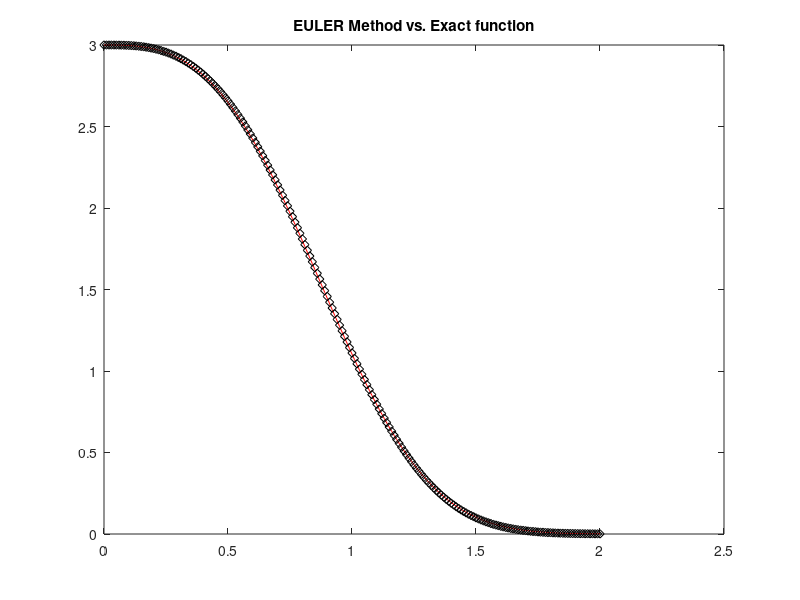
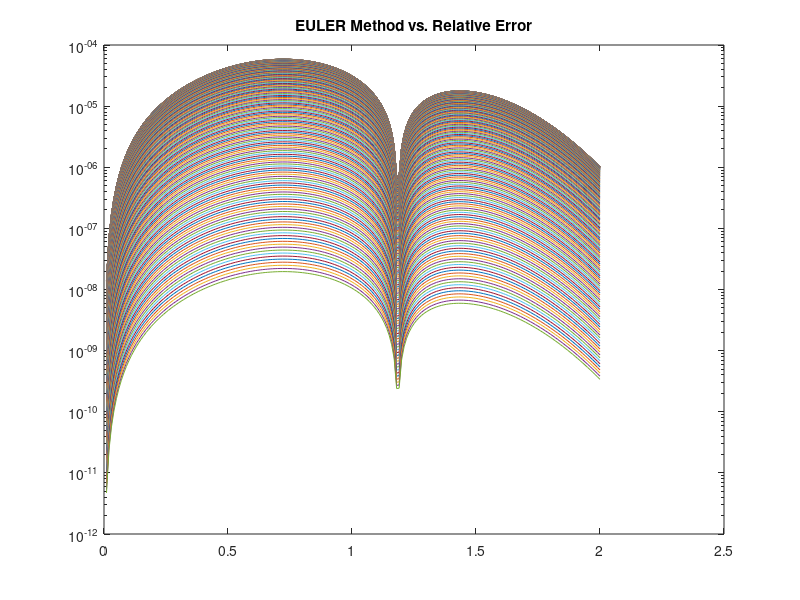
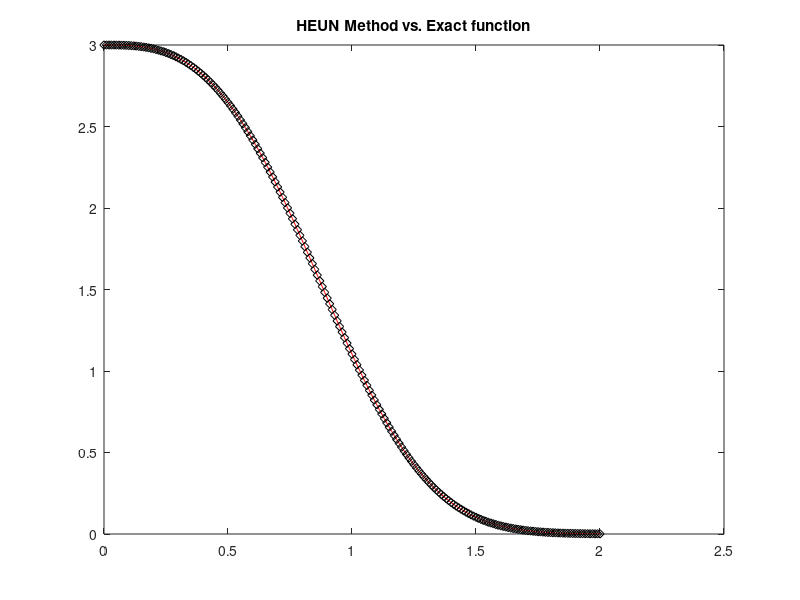
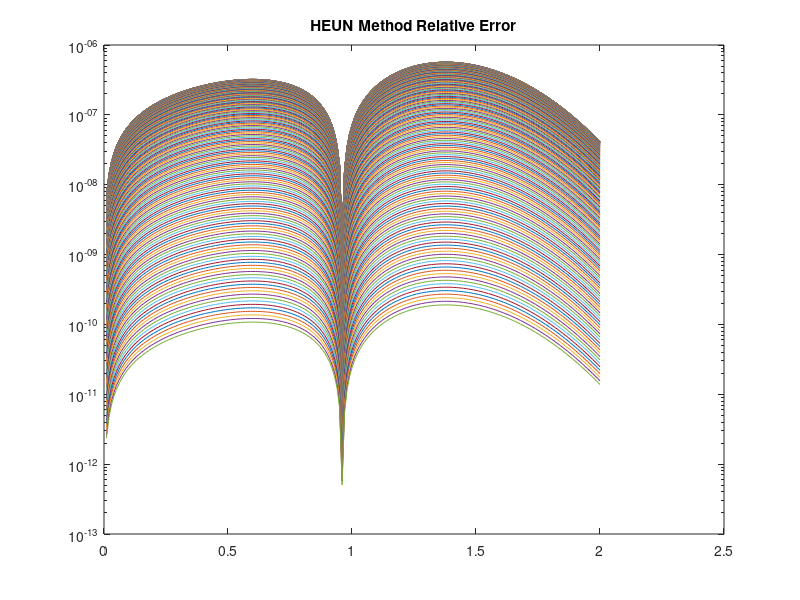

Write the MATLAB code that produced these figures, in order.
            % Numerical Solutions of ODEs
            % Forward Euler Method
clc
clear all
close all
format long

f = @(t,y) -3* t.^2.* y;
yex = @(t) 3* exp(-t.^3);

y0 = 3;
T = 2;
h = 0.01;
N = T/ h;

tn = zeros(N+1,1);
un = zeros(N+1,1);
un(1,1) = y0;

for k = 1:N
    un(k+1,1) = un(k,1) + h * f( tn(k,1),un(k,1) );
    tn(k+1,1) = tn(k,1) + h;
end



            % Plotting Euler Method approximation vs the Exact answer
tmesh = [0: 0.01: T]';
figure(1)
plot(tmesh, yex(tmesh), 'r', tn, un, 'kd')
title("EULER Method vs. Exact function")

            % Absolute and Relatve Errors on the Interval

abs_err_EULER = abs( yex(tn) - un );
rel_err_EULER = abs_err_EULER/ yex(tn);

figure(2)
semilogy(tn,rel_err_EULER)
title("EULER Method vs. Relative Error")

            % Absolute and Relative Errors at Final Time

abs_error_endpoint_EULER = abs( yex(tn(end)) - un(end) )
rel_error_endpoint_EULER = abs( yex(tn(end)) - un(end)) / abs( yex( tn(end) ) )


            % Absolute and Relative Maximum Norm on the Interval

abs_err_Norminf_EULER = norm( abs_err_EULER, inf )
rel_err_Norminf_EULER = norm( abs_err_EULER, inf ) / norm( yex(tn),inf )


%%
            % Heun Method
% clear all
% close all
% format long

f = @(t,y) -3* t.^2.* y;
yex = @(t) 3* exp(-t.^3);

y0 = 3;
T = 2;
h = 0.01;
N = T/ h;

tn = zeros(N+1,1);
un = zeros(N+1,1);
un(1,1) = y0;

for k = 1:N
    tn(k+1, 1) = tn(k,1) + h;
    f1 = f( tn(k,1), un(k,1) );
    f2 = f( tn(k+1,1), un(k,1)+ h*f1);
    un(k+1,1) = un(k,1) + 0.5* h* (f1+f2);
end




            % Plotting HEUN Method approximation vs the Exact answer
tmesh = [0: 0.01: T]';
figure(3)
plot(tmesh, yex(tmesh), 'r', tn, un, 'kd')
title("HEUN Method vs. Exact function")


            % Absolute and Relatve Errors on the Interval

abs_err_HEUN = abs( yex(tn) - un );
rel_err_HEUN = abs_err_HEUN/ yex(tn);

figure(4)
semilogy(tn,rel_err_HEUN)
title("HEUN Method Relative Error")


            % Absolute and Relative Errors at Final Time

abs_error_endpoint_HEUN = abs( yex(tn(end)) - un(end) )
rel_error_endpoint_HEUN = abs( yex(tn(end)) - un(end)) / abs( yex( tn(end) ) )


            % Absolute and Relative Maximum Norm on the Interval

abs_err_Norminf_HEUN = norm( abs_err_HEUN, inf )
rel_err_Norminf_HEUN = norm( abs_err_HEUN, inf ) / norm( yex(tn),inf )


%%
            % Leapfrog Method with Initial Conditions from Heun Method

% clear all
% close all
% format long

f = @(t,y) -3* t.^2.* y;
yex = @(t) 3* exp(-t.^3);

y0 = 3;
T = 2;
h = 0.01;
N = T/ h;

tn = zeros(N+1,1);
un = zeros(N+1,1);

un(1,1) = y0;
tn(1,1) = 0; 
tn(2,1) = h;


f1= f(tn(1,1),un(1,1));
f2= f(tn(2,1), un(1,1)+h*f1);
un(2,1) = un(1,1) + 0.5 * h * (f1+f2);


for k = 2:N
    tn(k+1, 1)=tn(k, 1) + h;
    un(k+1, 1)=un(k-1, 1) + 2*h*f(tn(k,1),un(k,1));
end

            % Plotting LEAPFROG Method approximation vs the Exact answer
figure(5)
tmesh = [0: 0.01: T]';
plot(tmesh,yex(tmesh),'r',tn,un,'ko')
title("Leapfrog Method vs. Exact function")

            % Absolute and Relatve Errors on the Interval

abs_err_LEAPFROG = abs( yex(tn) - un );
rel_err_LEAPFROG = abs_err_LEAPFROG/ yex(tn);

figure(6)
semilogy(tn,rel_err_LEAPFROG)
title("LEAPFROG Method vs. Relative Error")

            % Absolute and Relative Errors at Final Time

abs_error_endpoint_LEAPFROG = abs( yex(tn(end)) - un(end) )
rel_error_endpoint_LEAPFROG = abs( yex(tn(end)) - un(end)) / abs( yex( tn(end) ) )


            % Absolute and Relative Maximum Norm on the Interval

abs_err_Norminf_LEAPFROG = norm( abs_err_LEAPFROG, inf )
rel_err_Norminf_LEAPFROG = norm( abs_err_LEAPFROG, inf ) / norm( yex(tn),inf )



%%
            % Leapfrog Method with Initial Conditions from Forward Euler Method

% clear all
% close all
% format long

f = @(t,y) -3* t.^2.* y;
yex = @(t) 3* exp(-t.^3);

y0 = 3;
T = 2;
h = 0.01;
N = T/ h;

tn = zeros(N+1,1);
un = zeros(N+1,1);

un(1,1) = y0;
tn(1,1) = 0; 
tn(2,1) = h;
un(2,1) = un(1,1) +  h * f(tn(1,1),un(1,1));


for k = 2:N
    tn(k+1, 1)=tn(k, 1) + h;
    un(k+1, 1)=un(k-1, 1) + 2*h*f(tn(k,1),un(k,1));
end

            % Plotting LEAPFROG2 Method approximation vs the Exact answer
figure(5)
tmesh = [0: 0.01: T]';
plot(tmesh,yex(tmesh),'r',tn,un,'ko')
title("LEAPFROG2 Method vs. Exact function")

            % Absolute and Relatve Errors on the Interval

abs_err_LEAPFROG2 = abs( yex(tn) - un );
rel_err_LEAPFROG2 = abs_err_LEAPFROG2/ yex(tn);

figure(6)
semilogy(tn,rel_err_LEAPFROG2)
title("LEAPFROG2 Method vs. Relative Error")

            % Absolute and Relative Errors at Final Time

abs_error_endpoint_LEAPFROG2 = abs( yex(tn(end)) - un(end) )
rel_error_endpoint_LEAPFROG2 = abs( yex(tn(end)) - un(end)) / abs( yex( tn(end) ) )


            % Absolute and Relative Maximum Norm on the Interval

abs_err_Norminf_LEAPFROG2 = norm( abs_err_LEAPFROG2, inf )
rel_err_Norminf_LEAPFROG2 = norm( abs_err_LEAPFROG2, inf ) / norm( yex(tn),inf )


% So based on the given answers by the code above, when we use Forward
% Euler Method as the initial condition for the Leapfrog method, the error
% is smaller comparing with the codes in which we used Heun method for
% calculating initial points for the leapfrog method.
